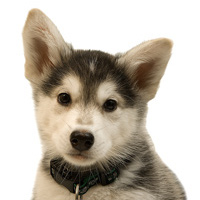
#> input picture 04. Image to Pencil Sketch Beginner/dog.jpg, 200 x 200 px
$ jupyter execute 'Image to Pencil Sketch Beginner.ipynb'
#> lines starting #> are read from the running program, lines starting #| are printed output that depends on the picture
## LGMVIP - DS Beginner level task #4: Image to Pencil Sketch with Python
### Author: Zakaria Jnayni

### Load libraries

[cell 1]
import cv2

[cell 2]
img = cv2.imread("dog.jpg")
#> img is the input picture: shape (200, 200, 3); mean B, G, R 174, 185.7, 193.9

**Convert the image to greyscale**

[cell 3]
gray_img = cv2.cvtColor(img, cv2.COLOR_BGR2GRAY)
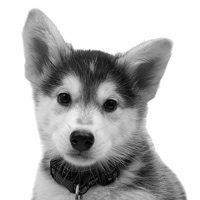
#> gray_img: shape (200, 200); min 0, max 255, mean 186.8

[cell 4]
cv2.imshow("gray", gray_img)
cv2.waitKey(0)

**Invert the image**

[cell 5]
inverted_img = 255 - gray_img
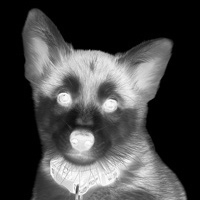
#> inverted_img: shape (200, 200); min 0, max 255, mean 68.2

[cell 6]
cv2.imshow("inverted", inverted_img)
cv2.waitKey(0)

**Blur the image**

[cell 7]
blurred_img = cv2.GaussianBlur(inverted_img, (21, 21), 0)
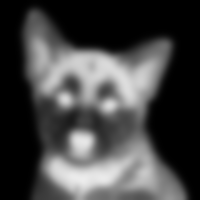
#> blurred_img: shape (200, 200); min 0, max 236, mean 68.2

[cell 8]
cv2.imshow("blured", blurred_img)
cv2.waitKey(0)

**invert the blurred image**

[cell 9]
inverted_blurred = 255 - blurred_img
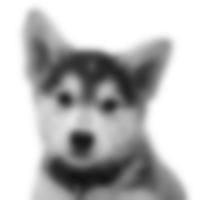
#> inverted_blurred: shape (200, 200); min 19, max 255, mean 186.8

[cell 10]
cv2.imshow("invertedblured", inverted_blurred)
cv2.waitKey(0)

**convert the image into a pencil sketch**

[cell 11]
pencil_sketch = cv2.divide(gray_img, inverted_blurred, scale=256.0)
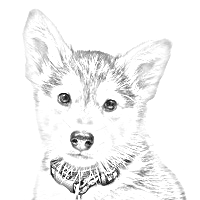
#> pencil_sketch: shape (200, 200); min 0, max 255, mean 242.4

$ run again, with 04. Image to Pencil Sketch Beginner/03.png saved as 04. Image to Pencil Sketch Beginner/dog.jpg
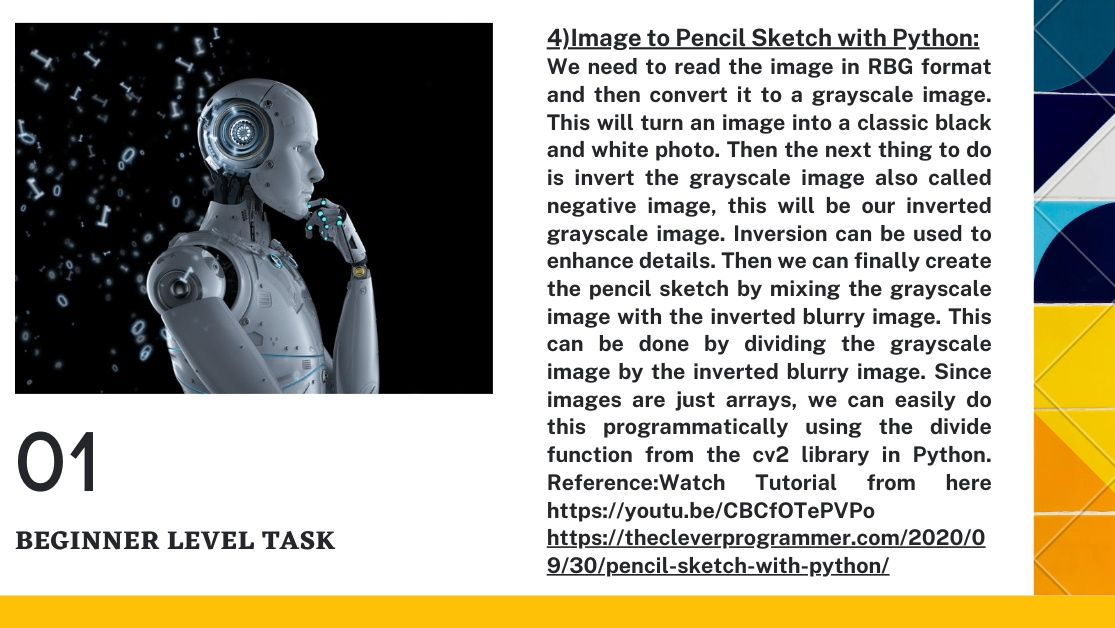
#> input picture 04. Image to Pencil Sketch Beginner/03.png, 1115 x 628 px
#> img is the input picture: shape (628, 1115, 3); mean B, G, R 155.8, 168.8, 172.1
#> `blurred_img = cv2.GaussianBlur(inverted_img, (21, 21), 0)`:
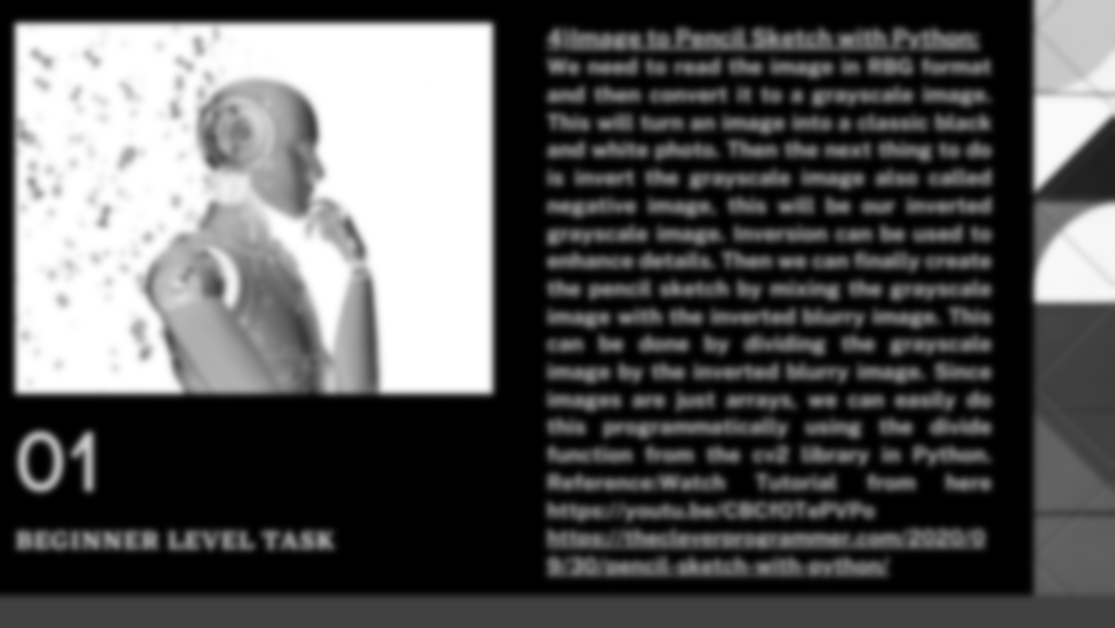
#> blurred_img: shape (628, 1115); min 0, max 255, mean 86.7
#> `pencil_sketch = cv2.divide(gray_img, inverted_blurred, scale=256.0)`:
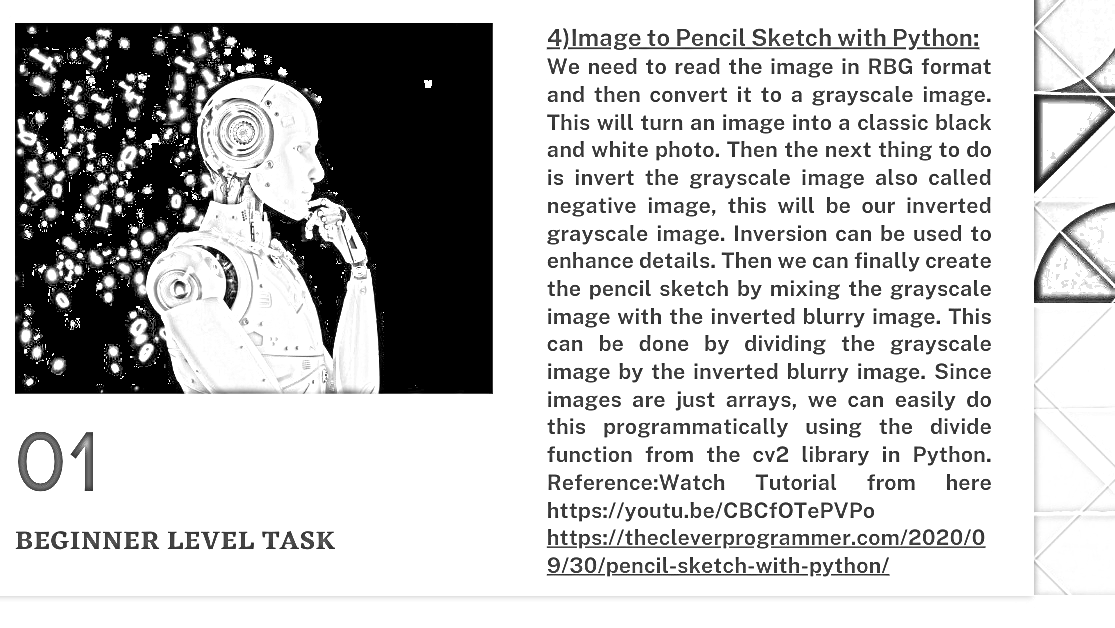
#> pencil_sketch: shape (628, 1115); min 0, max 255, mean 196.5

$ run again, with 04. Image to Pencil Sketch Beginner/Sketch.png saved as 04. Image to Pencil Sketch Beginner/dog.jpg
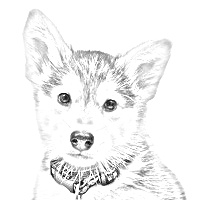
#> input picture 04. Image to Pencil Sketch Beginner/Sketch.png, 200 x 200 px
#> img is the input picture: shape (200, 200, 3); min 0, max 255, mean 242.3
#> `blurred_img = cv2.GaussianBlur(inverted_img, (21, 21), 0)`:
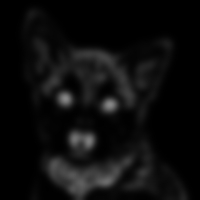
#> blurred_img: shape (200, 200); min 0, max 135, mean 12.7
#> `pencil_sketch = cv2.divide(gray_img, inverted_blurred, scale=256.0)`:
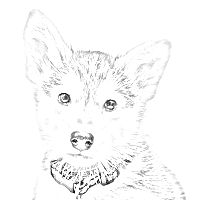
#> pencil_sketch: shape (200, 200); min 0, max 255, mean 248.5

$ run again, with 04. Image to Pencil Sketch Beginner/inverted1.png saved as 04. Image to Pencil Sketch Beginner/dog.jpg
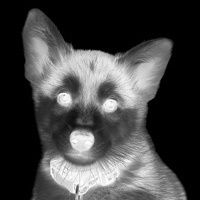
#> input picture 04. Image to Pencil Sketch Beginner/inverted1.png, 200 x 200 px
#> img is the input picture: shape (200, 200, 3); min 0, max 255, mean 68.2
#> `pencil_sketch = cv2.divide(gray_img, inverted_blurred, scale=256.0)`:
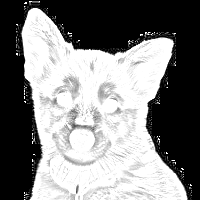
#> pencil_sketch: shape (200, 200); min 0, max 255, mean 129.7
